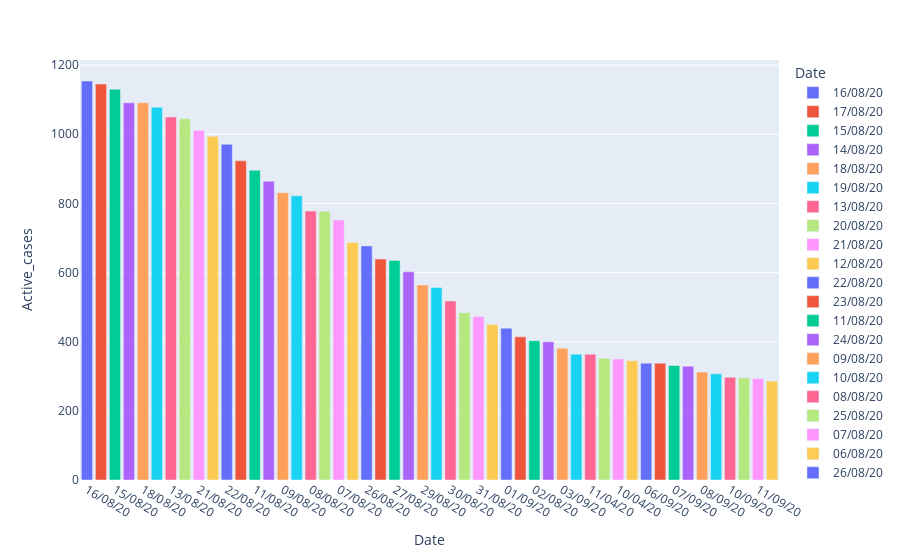

The cell this chart's notebook holds for it:
### Code cell
#visualizing with the help  of plotly to know exact values of highest active cases ....
fig=px.bar(till_top_50dates,x=till_top_50dates['Date'],y=till_top_50dates['Active_cases'],
          color=till_top_50dates['Date'],hover_name=till_top_50dates['Active_cases'],)
fig.show()

### Figure 1 — Plotly figure (JSON) as saved in the notebook; plotly's stock layout.template omitted (floating-point values rounded to 4 significant figures)
{"data": [{"alignmentgroup": "True", "hovertemplate": "<b>%{hovertext}</b><br><br>Date=%{x}<br>Active_cases=%{y}<extra></extra>", "hovertext": [1154], "legendgroup": "16/08/20", "marker": {"color": "#636efa"}, "name": "16/08/20", "offsetgroup": "16/08/20", "orientation": "v", "showlegend": true, "textposition": "auto", "type": "bar", "x": ["16/08/20"], "xaxis": "x", "y": [1154], "yaxis": "y"}, {"alignmentgroup": "True", "hovertemplate": "<b>%{hovertext}</b><br><br>Date=%{x}<br>Active_cases=%{y}<extra></extra>", "hovertext": [1145], "legendgroup": "17/08/20", "marker": {"color": "#EF553B"}, "name": "17/08/20", "offsetgroup": "17/08/20", "orientation": "v", "showlegend": true, "textposition": "auto", "type": "bar", "x": ["17/08/20"], "xaxis": "x", "y": [1145], "yaxis": "y"}, {"alignmentgroup": "True", "hovertemplate": "<b>%{hovertext}</b><br><br>Date=%{x}<br>Active_cases=%{y}<extra></extra>", "hovertext": [1130], "legendgroup": "15/08/20", "marker": {"color": "#00cc96"}, "name": "15/08/20", "offsetgroup": "15/08/20", "orientation": "v", "showlegend": true, "textposition": "auto", "type": "bar", "x": ["15/08/20"], "xaxis": "x", "y": [1130], "yaxis": "y"}, {"alignmentgroup": "True", "hovertemplate": "<b>%{hovertext}</b><br><br>Date=%{x}<br>Active_cases=%{y}<extra></extra>", "hovertext": [1091], "legendgroup": "14/08/20", "marker": {"color": "#ab63fa"}, "name": "14/08/20", "offsetgroup": "14/08/20", "orientation": "v", "showlegend": true, "textposition": "auto", "type": "bar", "x": ["14/08/20"], "xaxis": "x", "y": [1091], "yaxis": "y"}, {"alignmentgroup": "True", "hovertemplate": "<b>%{hovertext}</b><br><br>Date=%{x}<br>Active_cases=%{y}<extra></extra>", "hovertext": [1091], "legendgroup": "18/08/20", "marker": {"color": "#FFA15A"}, "name": "18/08/20", "offsetgroup": "18/08/20", "orientation": "v", "showlegend": true, "textposition": "auto", "type": "bar", "x": ["18/08/20"], "xaxis": "x", "y": [1091], "yaxis": "y"}, {"alignmentgroup": "True", "hovertemplate": "<b>%{hovertext}</b><br><br>Date=%{x}<br>Active_cases=%{y}<extra></extra>", "hovertext": [1078], "legendgroup": "19/08/20", "marker": {"color": "#19d3f3"}, "name": "19/08/20", "offsetgroup": "19/08/20", "orientation": "v", "showlegend": true, "textposition": "auto", "type": "bar", "x": ["19/08/20"], "xaxis": "x", "y": [1078], "yaxis": "y"}, {"alignmentgroup": "True", "hovertemplate": "<b>%{hovertext}</b><br><br>Date=%{x}<br>Active_cases=%{y}<extra></extra>", "hovertext": [1050], "legendgroup": "13/08/20", "marker": {"color": "#FF6692"}, "name": "13/08/20", "offsetgroup": "13/08/20", "orientation": "v", "showlegend": true, "textposition": "auto", "type": "bar", "x": ["13/08/20"], "xaxis": "x", "y": [1050], "yaxis": "y"}, {"alignmentgroup": "True", "hovertemplate": "<b>%{hovertext}</b><br><br>Date=%{x}<br>Active_cases=%{y}<extra></extra>", "hovertext": [1045], "legendgroup": "20/08/20", "marker": {"color": "#B6E880"}, "name": "20/08/20", "offsetgroup": "20/08/20", "orientation": "v", "showlegend": true, "textposition": "auto", "type": "bar", "x": ["20/08/20"], "xaxis": "x", "y": [1045], "yaxis": "y"}, {"alignmentgroup": "True", "hovertemplate": "<b>%{hovertext}</b><br><br>Date=%{x}<br>Active_cases=%{y}<extra></extra>", "hovertext": [1011], "legendgroup": "21/08/20", "marker": {"color": "#FF97FF"}, "name": "21/08/20", "offsetgroup": "21/08/20", "orientation": "v", "showlegend": true, "textposition": "auto", "type": "bar", "x": ["21/08/20"], "xaxis": "x", "y": [1011], "yaxis": "y"}, {"alignmentgroup": "True", "hovertemplate": "<b>%{hovertext}</b><br><br>Date=%{x}<br>Active_cases=%{y}<extra></extra>", "hovertext": [994], "legendgroup": "12/08/20", "marker": {"color": "#FECB52"}, "name": "12/08/20", "offsetgroup": "12/08/20", "orientation": "v", "showlegend": true, "textposition": "auto", "type": "bar", "x": ["12/08/20"], "xaxis": "x", "y": [994], "yaxis": "y"}, {"alignmentgroup": "True", "hovertemplate": "<b>%{hovertext}</b><br><br>Date=%{x}<br>Active_cases=%{y}<extra></extra>", "hovertext": [971], "legendgroup": "22/08/20", "marker": {"color": "#636efa"}, "name": "22/08/20", "offsetgroup": "22/08/20", "orientation": "v", "showlegend": true, "textposition": "auto", "type": "bar", "x": ["22/08/20"], "xaxis": "x", "y": [971], "yaxis": "y"}, {"alignmentgroup": "True", "hovertemplate": "<b>%{hovertext}</b><br><br>Date=%{x}<br>Active_cases=%{y}<extra></extra>", "hovertext": [923], "legendgroup": "23/08/20", "marker": {"color": "#EF553B"}, "name": "23/08/20", "offsetgroup": "23/08/20", "orientation": "v", "showlegend": true, "textposition": "auto", "type": "bar", "x": ["23/08/20"], "xaxis": "x", "y": [923], "yaxis": "y"}, {"alignmentgroup": "True", "hovertemplate": "<b>%{hovertext}</b><br><br>Date=%{x}<br>Active_cases=%{y}<extra></extra>", "hovertext": [896], "legendgroup": "11/08/20", "marker": {"color": "#00cc96"}, "name": "11/08/20", "offsetgroup": "11/08/20", "orientation": "v", "showlegend": true, "textposition": "auto", "type": "bar", "x": ["11/08/20"], "xaxis": "x", "y": [896], "yaxis": "y"}, {"alignmentgroup": "True", "hovertemplate": "<b>%{hovertext}</b><br><br>Date=%{x}<br>Active_cases=%{y}<extra></extra>", "hovertext": [864], "legendgroup": "24/08/20", "marker": {"color": "#ab63fa"}, "name": "24/08/20", "offsetgroup": "24/08/20", "orientation": "v", "showlegend": true, "textposition": "auto", "type": "bar", "x": ["24/08/20"], "xaxis": "x", "y": [864], "yaxis": "y"}, {"alignmentgroup": "True", "hovertemplate": "<b>%{hovertext}</b><br><br>Date=%{x}<br>Active_cases=%{y}<extra></extra>", "hovertext": [831], "legendgroup": "09/08/20", "marker": {"color": "#FFA15A"}, "name": "09/08/20", "offsetgroup": "09/08/20", "orientation": "v", "showlegend": true, "textposition": "auto", "type": "bar", "x": ["09/08/20"], "xaxis": "x", "y": [831], "yaxis": "y"}, {"alignmentgroup": "True", "hovertemplate": "<b>%{hovertext}</b><br><br>Date=%{x}<br>Active_cases=%{y}<extra></extra>", "hovertext": [822], "legendgroup": "10/08/20", "marker": {"color": "#19d3f3"}, "name": "10/08/20", "offsetgroup": "10/08/20", "orientation": "v", "showlegend": true, "textposition": "auto", "type": "bar", "x": ["10/08/20"], "xaxis": "x", "y": [822], "yaxis": "y"}, {"alignmentgroup": "True", "hovertemplate": "<b>%{hovertext}</b><br><br>Date=%{x}<br>Active_cases=%{y}<extra></extra>", "hovertext": [778], "legendgroup": "08/08/20", "marker": {"color": "#FF6692"}, "name": "08/08/20", "offsetgroup": "08/08/20", "orientation": "v", "showlegend": true, "textposition": "auto", "type": "bar", "x": ["08/08/20"], "xaxis": "x", "y": [778], "yaxis": "y"}, {"alignmentgroup": "True", "hovertemplate": "<b>%{hovertext}</b><br><br>Date=%{x}<br>Active_cases=%{y}<extra></extra>", "hovertext": [777], "legendgroup": "25/08/20", "marker": {"color": "#B6E880"}, "name": "25/08/20", "offsetgroup": "25/08/20", "orientation": "v", "showlegend": true, "textposition": "auto", "type": "bar", "x": ["25/08/20"], "xaxis": "x", "y": [777], "yaxis": "y"}, {"alignmentgroup": "True", "hovertemplate": "<b>%{hovertext}</b><br><br>Date=%{x}<br>Active_cases=%{y}<extra></extra>", "hovertext": [752], "legendgroup": "07/08/20", "marker": {"color": "#FF97FF"}, "name": "07/08/20", "offsetgroup": "07/08/20", "orientation": "v", "showlegend": true, "textposition": "auto", "type": "bar", "x": ["07/08/20"], "xaxis": "x", "y": [752], "yaxis": "y"}, {"alignmentgroup": "True", "hovertemplate": "<b>%{hovertext}</b><br><br>Date=%{x}<br>Active_cases=%{y}<extra></extra>", "hovertext": [687], "legendgroup": "06/08/20", "marker": {"color": "#FECB52"}, "name": "06/08/20", "offsetgroup": "06/08/20", "orientation": "v", "showlegend": true, "textposition": "auto", "type": "bar", "x": ["06/08/20"], "xaxis": "x", "y": [687], "yaxis": "y"}, {"alignmentgroup": "True", "hovertemplate": "<b>%{hovertext}</b><br><br>Date=%{x}<br>Active_cases=%{y}<extra></extra>", "hovertext": [677], "legendgroup": "26/08/20", "marker": {"color": "#636efa"}, "name": "26/08/20", "offsetgroup": "26/08/20", "orientation": "v", "showlegend": true, "textposition": "auto", "type": "bar", "x": ["26/08/20"], "xaxis": "x", "y": [677], "yaxis": "y"}, {"alignmentgroup": "True", "hovertemplate": "<b>%{hovertext}</b><br><br>Date=%{x}<br>Active_cases=%{y}<extra></extra>", "hovertext": [639], "legendgroup": "05/08/20", "marker": {"color": "#EF553B"}, "name": "05/08/20", "offsetgroup": "05/08/20", "orientation": "v", "showlegend": true, "textposition": "auto", "type": "bar", "x": ["05/08/20"], "xaxis": "x", "y": [639], "yaxis": "y"}, {"alignmentgroup": "True", "hovertemplate": "<b>%{hovertext}</b><br><br>Date=%{x}<br>Active_cases=%{y}<extra></extra>", "hovertext": [635], "legendgroup": "27/08/20", "marker": {"color": "#00cc96"}, "name": "27/08/20", "offsetgroup": "27/08/20", "orientation": "v", "showlegend": true, "textposition": "auto", "type": "bar", "x": ["27/08/20"], "xaxis": "x", "y": [635], "yaxis": "y"}, {"alignmentgroup": "True", "hovertemplate": "<b>%{hovertext}</b><br><br>Date=%{x}<br>Active_cases=%{y}<extra></extra>", "hovertext": [602], "legendgroup": "28/08/20", "marker": {"color": "#ab63fa"}, "name": "28/08/20", "offsetgroup": "28/08/20", "orientation": "v", "showlegend": true, "textposition": "auto", "type": "bar", "x": ["28/08/20"], "xaxis": "x", "y": [602], "yaxis": "y"}, {"alignmentgroup": "True", "hovertemplate": "<b>%{hovertext}</b><br><br>Date=%{x}<br>Active_cases=%{y}<extra></extra>", "hovertext": [564], "legendgroup": "29/08/20", "marker": {"color": "#FFA15A"}, "name": "29/08/20", "offsetgroup": "29/08/20", "orientation": "v", "showlegend": true, "textposition": "auto", "type": "bar", "x": ["29/08/20"], "xaxis": "x", "y": [564], "yaxis": "y"}, {"alignmentgroup": "True", "hovertemplate": "<b>%{hovertext}</b><br><br>Date=%{x}<br>Active_cases=%{y}<extra></extra>", "hovertext": [557], "legendgroup": "04/08/20", "marker": {"color": "#19d3f3"}, "name": "04/08/20", "offsetgroup": "04/08/20", "orientation": "v", "showlegend": true, "textposition": "auto", "type": "bar", "x": ["04/08/20"], "xaxis": "x", "y": [557], "yaxis": "y"}, {"alignmentgroup": "True", "hovertemplate": "<b>%{hovertext}</b><br><br>Date=%{x}<br>Active_cases=%{y}<extra></extra>", "hovertext": [518], "legendgroup": "30/08/20", "marker": {"color": "#FF6692"}, "name": "30/08/20", "offsetgroup": "30/08/20", "orientation": "v", "showlegend": true, "textposition": "auto", "type": "bar", "x": ["30/08/20"], "xaxis": "x", "y": [518], "yaxis": "y"}, {"alignmentgroup": "True", "hovertemplate": "<b>%{hovertext}</b><br><br>Date=%{x}<br>Active_cases=%{y}<extra></extra>", "hovertext": [484], "legendgroup": "03/08/20", "marker": {"color": "#B6E880"}, "name": "03/08/20", "offsetgroup": "03/08/20", "orientation": "v", "showlegend": true, "textposition": "auto", "type": "bar", "x": ["03/08/20"], "xaxis": "x", "y": [484], "yaxis": "y"}, {"alignmentgroup": "True", "hovertemplate": "<b>%{hovertext}</b><br><br>Date=%{x}<br>Active_cases=%{y}<extra></extra>", "hovertext": [473], "legendgroup": "31/08/20", "marker": {"color": "#FF97FF"}, "name": "31/08/20", "offsetgroup": "31/08/20", "orientation": "v", "showlegend": true, "textposition": "auto", "type": "bar", "x": ["31/08/20"], "xaxis": "x", "y": [473], "yaxis": "y"}, {"alignmentgroup": "True", "hovertemplate": "<b>%{hovertext}</b><br><br>Date=%{x}<br>Active_cases=%{y}<extra></extra>", "hovertext": [450], "legendgroup": "14/04/20", "marker": {"color": "#FECB52"}, "name": "14/04/20", "offsetgroup": "14/04/20", "orientation": "v", "showlegend": true, "textposition": "auto", "type": "bar", "x": ["14/04/20"], "xaxis": "x", "y": [450], "yaxis": "y"}, {"alignmentgroup": "True", "hovertemplate": "<b>%{hovertext}</b><br><br>Date=%{x}<br>Active_cases=%{y}<extra></extra>", "hovertext": [439], "legendgroup": "01/09/20", "marker": {"color": "#636efa"}, "name": "01/09/20", "offsetgroup": "01/09/20", "orientation": "v", "showlegend": true, "textposition": "auto", "type": "bar", "x": ["01/09/20"], "xaxis": "x", "y": [439], "yaxis": "y"}, {"alignmentgroup": "True", "hovertemplate": "<b>%{hovertext}</b><br><br>Date=%{x}<br>Active_cases=%{y}<extra></extra>", "hovertext": [414], "legendgroup": "13/04/20", "marker": {"color": "#EF553B"}, "name": "13/04/20", "offsetgroup": "13/04/20", "orientation": "v", "showlegend": true, "textposition": "auto", "type": "bar", "x": ["13/04/20"], "xaxis": "x", "y": [414], "yaxis": "y"}, {"alignmentgroup": "True", "hovertemplate": "<b>%{hovertext}</b><br><br>Date=%{x}<br>Active_cases=%{y}<extra></extra>", "hovertext": [403], "legendgroup": "02/08/20", "marker": {"color": "#00cc96"}, "name": "02/08/20", "offsetgroup": "02/08/20", "orientation": "v", "showlegend": true, "textposition": "auto", "type": "bar", "x": ["02/08/20"], "xaxis": "x", "y": [403], "yaxis": "y"}, {"alignmentgroup": "True", "hovertemplate": "<b>%{hovertext}</b><br><br>Date=%{x}<br>Active_cases=%{y}<extra></extra>", "hovertext": [400], "legendgroup": "02/09/20", "marker": {"color": "#ab63fa"}, "name": "02/09/20", "offsetgroup": "02/09/20", "orientation": "v", "showlegend": true, "textposition": "auto", "type": "bar", "x": ["02/09/20"], "xaxis": "x", "y": [400], "yaxis": "y"}, {"alignmentgroup": "True", "hovertemplate": "<b>%{hovertext}</b><br><br>Date=%{x}<br>Active_cases=%{y}<extra></extra>", "hovertext": [381], "legendgroup": "03/09/20", "marker": {"color": "#FFA15A"}, "name": "03/09/20", "offsetgroup": "03/09/20", "orientation": "v", "showlegend": true, "textposition": "auto", "type": "bar", "x": ["03/09/20"], "xaxis": "x", "y": [381], "yaxis": "y"}, {"alignmentgroup": "True", "hovertemplate": "<b>%{hovertext}</b><br><br>Date=%{x}<br>Active_cases=%{y}<extra></extra>", "hovertext": [364], "legendgroup": "12/04/20", "marker": {"color": "#19d3f3"}, "name": "12/04/20", "offsetgroup": "12/04/20", "orientation": "v", "showlegend": true, "textposition": "auto", "type": "bar", "x": ["12/04/20"], "xaxis": "x", "y": [364], "yaxis": "y"}, {"alignmentgroup": "True", "hovertemplate": "<b>%{hovertext}</b><br><br>Date=%{x}<br>Active_cases=%{y}<extra></extra>", "hovertext": [364], "legendgroup": "11/04/20", "marker": {"color": "#FF6692"}, "name": "11/04/20", "offsetgroup": "11/04/20", "orientation": "v", "showlegend": true, "textposition": "auto", "type": "bar", "x": ["11/04/20"], "xaxis": "x", "y": [364], "yaxis": "y"}, {"alignmentgroup": "True", "hovertemplate": "<b>%{hovertext}</b><br><br>Date=%{x}<br>Active_cases=%{y}<extra></extra>", "hovertext": [352], "legendgroup": "04/09/20", "marker": {"color": "#B6E880"}, "name": "04/09/20", "offsetgroup": "04/09/20", "orientation": "v", "showlegend": true, "textposition": "auto", "type": "bar", "x": ["04/09/20"], "xaxis": "x", "y": [352], "yaxis": "y"}, {"alignmentgroup": "True", "hovertemplate": "<b>%{hovertext}</b><br><br>Date=%{x}<br>Active_cases=%{y}<extra></extra>", "hovertext": [350], "legendgroup": "10/04/20", "marker": {"color": "#FF97FF"}, "name": "10/04/20", "offsetgroup": "10/04/20", "orientation": "v", "showlegend": true, "textposition": "auto", "type": "bar", "x": ["10/04/20"], "xaxis": "x", "y": [350], "yaxis": "y"}, {"alignmentgroup": "True", "hovertemplate": "<b>%{hovertext}</b><br><br>Date=%{x}<br>Active_cases=%{y}<extra></extra>", "hovertext": [345], "legendgroup": "05/09/20", "marker": {"color": "#FECB52"}, "name": "05/09/20", "offsetgroup": "05/09/20", "orientation": "v", "showlegend": true, "textposition": "auto", "type": "bar", "x": ["05/09/20"], "xaxis": "x", "y": [345], "yaxis": "y"}, {"alignmentgroup": "True", "hovertemplate": "<b>%{hovertext}</b><br><br>Date=%{x}<br>Active_cases=%{y}<extra></extra>", "hovertext": [338], "legendgroup": "06/09/20", "marker": {"color": "#636efa"}, "name": "06/09/20", "offsetgroup": "06/09/20", "orientation": "v", "showlegend": true, "textposition": "auto", "type": "bar", "x": ["06/09/20"], "xaxis": "x", "y": [338], "yaxis": "y"}, {"alignmentgroup": "True", "hovertemplate": "<b>%{hovertext}</b><br><br>Date=%{x}<br>Active_cases=%{y}<extra></extra>", "hovertext": [338], "legendgroup": "09/04/20", "marker": {"color": "#EF553B"}, "name": "09/04/20", "offsetgroup": "09/04/20", "orientation": "v", "showlegend": true, "textposition": "auto", "type": "bar", "x": ["09/04/20"], "xaxis": "x", "y": [338], "yaxis": "y"}, {"alignmentgroup": "True", "hovertemplate": "<b>%{hovertext}</b><br><br>Date=%{x}<br>Active_cases=%{y}<extra></extra>", "hovertext": [331], "legendgroup": "07/09/20", "marker": {"color": "#00cc96"}, "name": "07/09/20", "offsetgroup": "07/09/20", "orientation": "v", "showlegend": true, "textposition": "auto", "type": "bar", "x": ["07/09/20"], "xaxis": "x", "y": [331], "yaxis": "y"}, {"alignmentgroup": "True", "hovertemplate": "<b>%{hovertext}</b><br><br>Date=%{x}<br>Active_cases=%{y}<extra></extra>", "hovertext": [329], "legendgroup": "01/08/20", "marker": {"color": "#ab63fa"}, "name": "01/08/20", "offsetgroup": "01/08/20", "orientation": "v", "showlegend": true, "textposition": "auto", "type": "bar", "x": ["01/08/20"], "xaxis": "x", "y": [329], "yaxis": "y"}, {"alignmentgroup": "True", "hovertemplate": "<b>%{hovertext}</b><br><br>Date=%{x}<br>Active_cases=%{y}<extra></extra>", "hovertext": [312], "legendgroup": "08/09/20", "marker": {"color": "#FFA15A"}, "name": "08/09/20", "offsetgroup": "08/09/20", "orientation": "v", "showlegend": true, "textposition": "auto", "type": "bar", "x": ["08/09/20"], "xaxis": "x", "y": [312], "yaxis": "y"}, {"alignmentgroup": "True", "hovertemplate": "<b>%{hovertext}</b><br><br>Date=%{x}<br>Active_cases=%{y}<extra></extra>", "hovertext": [307], "legendgroup": "09/09/20", "marker": {"color": "#19d3f3"}, "name": "09/09/20", "offsetgroup": "09/09/20", "orientation": "v", "showlegend": true, "textposition": "auto", "type": "bar", "x": ["09/09/20"], "xaxis": "x", "y": [307], "yaxis": "y"}, {"alignmentgroup": "True", "hovertemplate": "<b>%{hovertext}</b><br><br>Date=%{x}<br>Active_cases=%{y}<extra></extra>", "hovertext": [297], "legendgroup": "10/09/20", "marker": {"color": "#FF6692"}, "name": "10/09/20", "offsetgroup": "10/09/20", "orientation": "v", "showlegend": true, "textposition": "auto", "type": "bar", "x": ["10/09/20"], "xaxis": "x", "y": [297], "yaxis": "y"}, {"alignmentgroup": "True", "hovertemplate": "<b>%{hovertext}</b><br><br>Date=%{x}<br>Active_cases=%{y}<extra></extra>", "hovertext": [296], "legendgroup": "08/04/20", "marker": {"color": "#B6E880"}, "name": "08/04/20", "offsetgroup": "08/04/20", "orientation": "v", "showlegend": true, "textposition": "auto", "type": "bar", "x": ["08/04/20"], "xaxis": "x", "y": [296], "yaxis": "y"}, {"alignmentgroup": "True", "hovertemplate": "<b>%{hovertext}</b><br><br>Date=%{x}<br>Active_cases=%{y}<extra></extra>", "hovertext": [293], "legendgroup": "11/09/20", "marker": {"color": "#FF97FF"}, "name": "11/09/20", "offsetgroup": "11/09/20", "orientation": "v", "showlegend": true, "textposition": "auto", "type": "bar", "x": ["11/09/20"], "xaxis": "x", "y": [293], "yaxis": "y"}, {"alignmentgroup": "True", "hovertemplate": "<b>%{hovertext}</b><br><br>Date=%{x}<br>Active_cases=%{y}<extra></extra>", "hovertext": [286], "legendgroup": "12/09/20", "marker": {"color": "#FECB52"}, "name": "12/09/20", "offsetgroup": "12/09/20", "orientation": "v", "showlegend": true, "textposition": "auto", "type": "bar", "x": ["12/09/20"], "xaxis": "x", "y": [286], "yaxis": "y"}], "layout": {"barmode": "relative", "legend": {"title": {"text": "Date"}, "tracegroupgap": 0}, "margin": {"t": 60}, "xaxis": {"anchor": "y", "categoryarray": ["16/08/20", "17/08/20", "15/08/20", "14/08/20", "18/08/20", "19/08/20", "13/08/20", "20/08/20", "21/08/20", "12/08/20", "22/08/20", "23/08/20", "11/08/20", "24/08/20", "09/08/20", "10/08/20", "08/08/20", "25/08/20", "07/08/20", "06/08/20", "26/08/20", "05/08/20", "27/08/20", "28/08/20", "29/08/20", "04/08/20", "30/08/20", "03/08/20", "31/08/20", "14/04/20", "01/09/20", "13/04/20", "02/08/20", "02/09/20", "03/09/20", "12/04/20", "11/04/20", "04/09/20", "10/04/20", "05/09/20", "06/09/20", "09/04/20", "07/09/20", "01/08/20", "08/09/20", "09/09/20", "10/09/20", "08/04/20", "11/09/20", "12/09/20"], "categoryorder": "array", "domain": [0, 1], "title": {"text": "Date"}}, "yaxis": {"anchor": "x", "domain": [0, 1], "title": {"text": "Active_cases"}}}}
